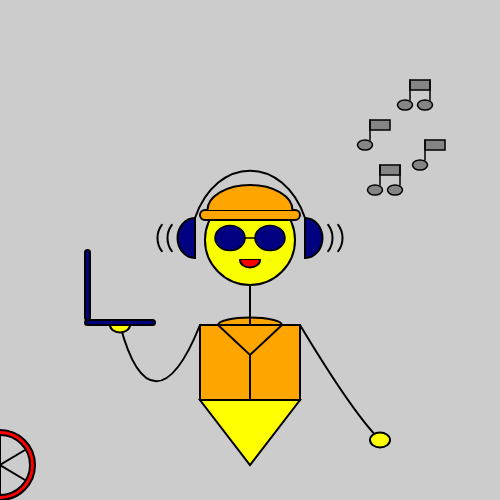
Frame 1 (no input)
Frame 60 (no input): identical to frame 1, image omitted
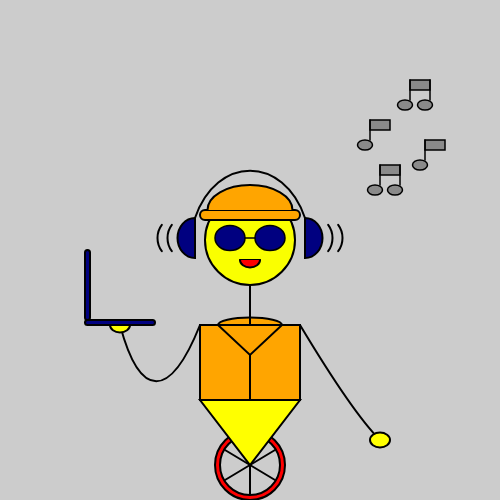
Frame 120 (the mouse pressed at the canvas centre since frame 60)

The p5.js sketch that drew these frames (run headless with seeded random() and noise() and a simulated clock; from frame 60 on, the mouse is pressed at the canvas centre):

// p5.js sketch
// ── sketch.js

function setup() {
	// define artboard size
	createCanvas(500,500);
	// Set here the values that are not changing all over the sketch
	strokeWeight(2);
	stroke(0);
}

var value = 128;
function draw() {
	background(204);
	strokeWeight(2);

	//Wheel
	fill(255,0,0);
	ellipse(mouseX, 465, 70, 70);
	fill(204,204,204);
	ellipse(mouseX, 465, 60, 60);
	line(mouseX, 435, mouseX, 495);
	line(mouseX, 465, mouseX-25, 480);
	line(mouseX, 465, mouseX+25, 480);
	line(mouseX, 465, mouseX-25, 450);
	line(mouseX, 465, mouseX+25, 450);

	//arms
	bezier(200, 325, 170, 400, 140, 400, 120, 325);
	fill(255,255,0);
	arc(120, 325, 20, 15, TWO_PI, PI, PIE);
	noFill();
	bezier(300, 325, 330, 375, 360, 420, 380, 440);
	fill(255,255,0);
	ellipse(380, 440, 20, 15);

	//laptop
	fill(0,0,128);
	rect(85, 250, 5, 70, 20);
	rect(85, 320, 70, 5, 20);

	//Body
	//sweatshirt
	fill(255,165,0);
	arc(250, 325, 64, 15, PI, TWO_PI);
	rect(200, 325, 100, 75);
	triangle(218, 325, 282, 325, 250, 355);
	line(250, 355, 250, 400);
	//trousers
	fill(255,255,0);
	triangle(200, 400, 300, 400, 250, 465);

	//Neck
	line(250, 285, 250, 325);

	//Head
	fill(250,255,0);
	ellipse(250, 240, 90, 90);

	//headphones
	fill(0,0,128);
	arc(195, 238, 35, 40, PI/2, -PI/2, CHORD);
	arc(305, 238, 35, 40, -PI/2, PI/2, CHORD);
	noFill();
	bezier(195, 218, 216.7, 155, 283.4, 155, 305, 218);

	arc(185, 238, 35, 40,  HALF_PI+QUARTER_PI, PI + QUARTER_PI);
	arc(175, 238, 35, 40,  HALF_PI+QUARTER_PI, PI + QUARTER_PI);

	arc(315, 238, 35, 40, -QUARTER_PI, QUARTER_PI);
	arc(325, 238, 35, 40, -QUARTER_PI, QUARTER_PI);


	//hat
	fill(255,165,0);
	rect(200, 210, 100, 10, 20);
	arc(250, 210, 85, 50, PI, TWO_PI);

	//mouth
	fill(255,0,0);
	line(240, 260, 260, 260);
	arc(250, 260, 20, 15, TWO_PI, PI);

	//sunglasses
	strokeWeight(1.5);
	line(240, 238, 260, 238);
	fill(0,0,128);
	ellipse(230, 238, 30, 25);
	ellipse(270, 238, 30, 25);

	//music
	fill(value);
	rect(370,120,20,10);
	line(370, 120, 370, 140);
	ellipse(365, 145, 15, 10);

	rect(410,80,20,10);
	line(410, 80, 410, 100);
	ellipse(405, 105, 15, 10);
	line(430, 80, 430, 100);
	ellipse(425, 105, 15, 10);

	rect(425,140,20,10);
	line(425, 140, 425, 160);
	ellipse(420, 165, 15, 10);

	rect(380,165,20,10);
	line(380, 165, 380, 185);
	ellipse(375, 190, 15, 10);
	line(400, 165, 400, 185);
	ellipse(395, 190, 15, 10);

}

function mouseMoved() {
  value = value + 5;
  if (value > 255) {
    value = 128;
  }
}
